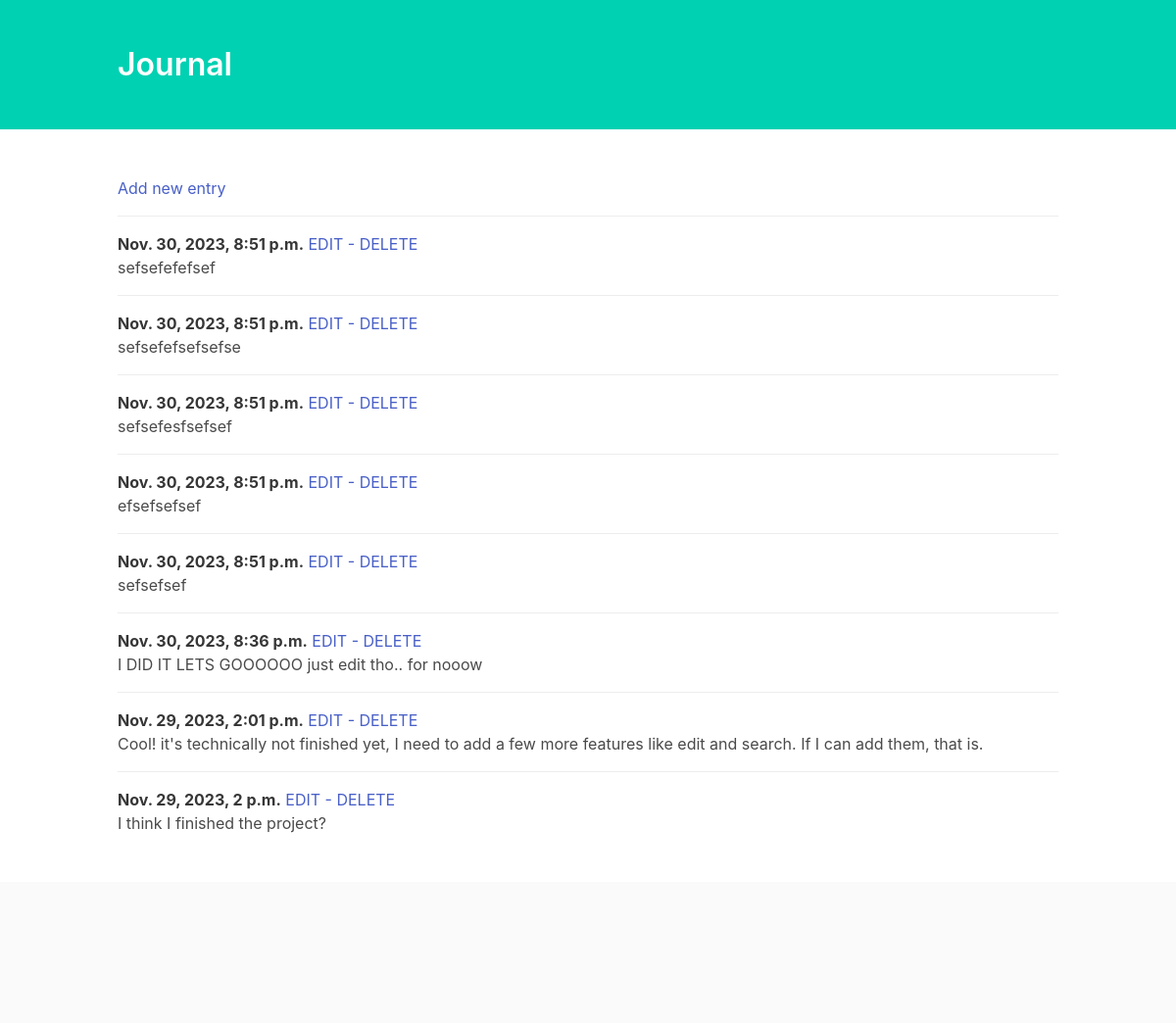
The page / on the database its author committed.
### entries/models.py (models this page shows, shortened)
class Entry(models.Model):
    text = models.TextField()
    date_posted = models.DateTimeField(auto_now_add=True)

### entries/views.py (the view)
# urls.py: path('', views.index, name='home'),
def index(request):
    entries = Entry.objects.order_by('-date_posted')
    context = {'entries' : entries}
    return render(request, 'entries/index.html', context)

### entries/templates/entries/index.html (shortened to what this page needs)
<!DOCTYPE html>
<html lang="en">
<head>
    <link rel="stylesheet" href="https://cdnjs.cloudflare.com/ajax/libs/bulma/0.6.2/css/bulma.min.css" />
</head>
<body>
    <section class="hero is-primary">
        <div class="hero-body">
            <div class="container">
                <h1 class="title">
                    Journal
                </h1>
            </div>
        </div>
    </section>
    <section class="section">
        <div class="container">
            <article class="media">
                <div class="media-content">
                    <div class="content">
                        <a href="{% url 'add' %}">Add new entry</a>
                    </div>
                </div>
            </article>
            {% for entry in entries %}
                <article class="media">
                    <div class="media-content">
                        <div class="content">
                            <p>
                                <strong>{{ entry.date_posted }}</strong> <a href="{% url 'edit' entry.id%}"> EDIT</a><a href="{% url 'delete' entry.id%}"> - DELETE</a>
                                <br> {{ entry.text }}
                            </p>
                        </div>
                    </div>
                </article>
            {% endfor %}
        </div>
    </section>
    <footer class="footer">
    </footer>
</body>
</html>

### rows shown on the page
Entry: date_posted "Nov. 30, 2023, 8:51 p.m.", text "sefsefefefsef"
Entry: date_posted "Nov. 30, 2023, 8:51 p.m.", text "sefsefefsefsefse"
Entry: date_posted "Nov. 30, 2023, 8:51 p.m.", text "sefsefesfsefsef"
Entry: date_posted "Nov. 30, 2023, 8:51 p.m.", text "efsefsefsef"
Entry: date_posted "Nov. 30, 2023, 8:51 p.m.", text "sefsefsef"
Entry: date_posted "Nov. 30, 2023, 8:36 p.m.", text "I DID IT LETS GOOOOOO just edit tho.. for nooow"
Entry: date_posted "Nov. 29, 2023, 2:01 p.m.", text "Cool! it's technically not finished yet, I need to add a few more features like edit and search. If I can add them, that is."
Entry: date_posted "Nov. 29, 2023, 2 p.m.", text "I think I finished the project?"
